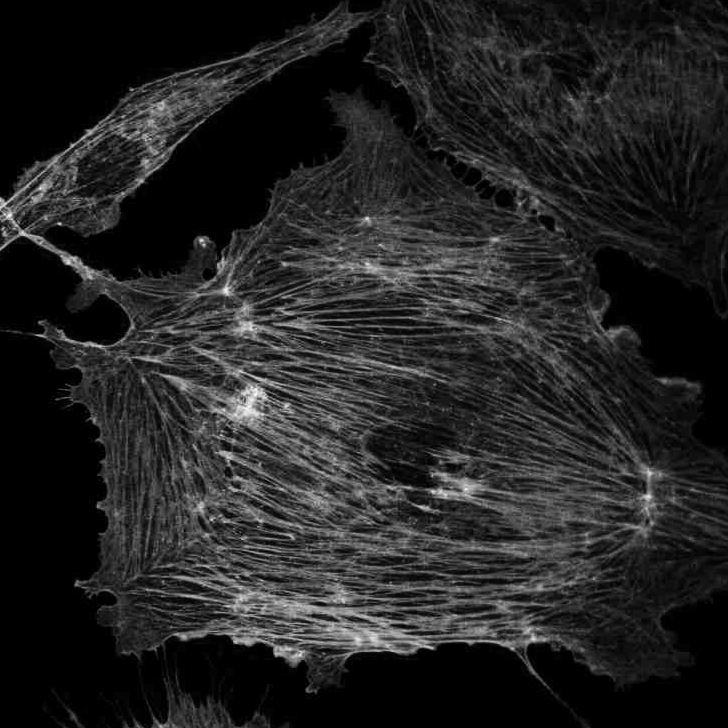
#> input picture orientationj-test-images/images/cell_aemisegger.tif, 728 x 728 px; its folder holds only this picture in this run
$ python make_gallery.py
#> lines starting #> are read from the running program, lines starting #| are printed output that depends on the picture; after the words box and inside, x2 and y2 are one past the last pixel; in counts of white or black regions, pixels touching at a corner belong together
### orientationj-python-port/orientationj.py
"""
orientationj.py — faithful NumPy port of the OrientationJ gradient structure tensor (GST).

Every step reproduces the Java source of the plugin, operation by operation:

  OrientationJ Analysis      -> analysis() and survey()
      orientation.Gradient.gradientSpline      cubic-spline gradient (plugin default)
      orientation.filters.Gaussian             IIR exponential-cascade Gaussian (9 pole pairs)
      orientation.StructureTensor              energy, orientation, coherency, ...
      orientation.ColorMapping.colorHSB        HSB color survey (java.awt.Color.HSBtoRGB)
  OrientationJ Distribution  -> distribution()
      orientation.OrientationResults.distribution   180 bins of 1 degree, [-90, +90]
  OrientationJ Vector Field  -> vector_field() and vector_segments()
      orientation.OrientationResults.displayVectorField

Conventions (identical to the plugin):
  - images are 2D, indexed image[y, x], x = column, y = row (pointing down on screen),
  - the spline gradient is gx[x] = 0.5 * (c[x-1] - c[x+1]) on the cubic-spline
    coefficients c, i.e. minus the analytical derivative; the tensor only uses
    products of gradients so the features are unaffected,
  - theta = 0.5 * atan2(2*Jxy, Jyy - Jxx) in [-pi/2, +pi/2], counter-clockwise
    from the horizontal axis of the displayed image, along the structures,
  - intermediate maps are rounded to float32 wherever the plugin stores them in a
    float buffer, so the numbers match the Java output to float precision.

Defaults are the plugin macro defaults: sigma = 1 (structure tensor), epsilon = 0.001,
min-coherency = 0 %, min-energy = 0 %, vector grid = 10, scale = 100 %, type = 0.

Daniel Sage, Biomedical Imaging Group, EPFL.
"""

import numpy as np
import pandas as pd
from scipy.signal import lfilter
import tifffile

EPSILON = 0.001            # OrientationParameters.epsilon
SPLINE_POLE = np.sqrt(3.0) - 2.0
SPLINE_GAIN = 6.0

__all__ = ['load', 'analysis', 'survey', 'distribution', 'distribution_table',
           'vector_field', 'vector_segments', 'gradient_spline', 'gaussian_smooth']


# ------------------------------------------------------------------ image I/O

def load(path):
    """Read a TIFF as a 2D float64 image[y, x] (raw pixel values, like ImageJ
    converting the image to 32-bit)."""
    image = tifffile.imread(path).astype(np.float64)
    if image.ndim != 2:
        raise ValueError(str(path) + ': expected a single 2D image, got shape '
                         + str(image.shape))
    return image


# --------------------------------------------- cubic-spline prefilter (CubicSpline.java)

def _spline_coefficients(signal):
    """doSymmetricalExponentialFilter along the last axis (c0 = 6, a = sqrt(3) - 2),
    with the plugin's truncated-mirror initialisation (epsilon = 1e-6)."""
    a = SPLINE_POLE
    n = signal.shape[-1]
    flat = signal.reshape(-1, n)

    # causal init: v = s[0] + sum_{k=1}^{k0-1} a^k s[k], k0 = ceil(ln 1e-6 / ln|a|)
    k0 = min(n, int(np.ceil(np.log(1e-6) / np.log(np.abs(a)))))
    weights = a ** np.arange(k0)
    init = flat[:, :k0] @ weights

    # causal: cp[k] = s[k] + a cp[k-1]
    causal_in = flat.copy()
    causal_in[:, 0] = init
    cp = lfilter([1.0], [1.0, -a], causal_in, axis=-1)

    # anti-causal: cn[n-1] = a/(a^2-1) (cp[n-1] + a cp[n-2]);  cn[k] = a (cn[k+1] - cp[k])
    cn = _anticausal(cp, a)
    return (SPLINE_GAIN * cn).reshape(signal.shape)


def _anticausal(cp, pole, init=None):
    """Backward recursion out[k] = pole * (out[k+1] - cp[k]) along the last axis."""
    if init is None:
        init = (pole / (pole * pole - 1.0)) * (cp[:, -1] + pole * cp[:, -2])
    reversed_in = cp[:, ::-1]
    zi = (init + pole * reversed_in[:, 0])[:, np.newaxis]
    out, _ = lfilter([-pole], [1.0, -pole], reversed_in, axis=-1, zi=zi)
    return out[:, ::-1]


# --------------------------------------------------- spline gradient (Gradient.java)

def gradient_spline(image):
    """Gradient.gradientSpline: gx, gy from the cubic-spline coefficients,
    gx[x] = 0.5 * (c[x-1] - c[x+1]), zero on the first/last column (row for gy).
    Returns float32 maps like the plugin's float buffers."""
    image = np.asarray(image).astype(np.float32).astype(np.float64)
    gx = np.zeros_like(image)
    gy = np.zeros_like(image)

    coef = _spline_coefficients(image)          # along x, row by row
    gx[:, 1:-1] = 0.5 * (coef[:, :-2] - coef[:, 2:])

    coef = _spline_coefficients(image.T).T      # along y, column by column
    gy[1:-1, :] = 0.5 * (coef[:-2, :] - coef[2:, :])

    return gx.astype(np.float32), gy.astype(np.float32)


# ------------------------------------------- Gaussian filter (filters/Gaussian.java)

def _gaussian_axis(flat, pole):
    """convolveIIR_TriplePole: 9 cascaded symmetric pole pairs along the last axis."""
    n = flat.shape[-1]
    passes = 9
    out = flat * ((1.0 - pole) * (1.0 - 1.0 / pole)) ** passes

    # weights of getInitialCausalCoefficientMirror (tolerance 1e-5, truncated horizon)
    horizon = min(n, 2 + int(np.log(1e-5) / np.log(np.abs(pole))))
    weights = np.zeros(n)
    weights[0] = 1.0
    weights[n - 1] += pole ** (n - 1)
    for k in range(1, horizon - 1):
        weights[k] += pole ** k + pole ** (2 * n - 2 - k)
    weights /= 1.0 - pole ** (2 * n - 2)

    for _ in range(passes):
        causal_in = out.copy()
        causal_in[:, 0] = out @ weights
        out = lfilter([1.0], [1.0, -pole], causal_in, axis=-1)
        init = (pole * out[:, -2] + out[:, -1]) * pole / (pole * pole - 1.0)
        out = _anticausal(out, pole, init=init)
    return out


def gaussian_smooth(image, sigma):
    """filters/Gaussian.java on one 2D image: separable IIR Gaussian, both axes."""
    if sigma <= 0:
        return image.copy()
    s2 = sigma * sigma
    pole = 1.0 + (3.0 / s2) - (np.sqrt(9.0 + 6.0 * s2) / s2)
    ny, nx = image.shape
    out = _gaussian_axis(image.T.reshape(-1, ny), pole).reshape(nx, ny).T  # along y
    out = _gaussian_axis(out.reshape(-1, nx), pole).reshape(ny, nx)        # along x
    return out


# --------------------------------------------- analysis (StructureTensor.java)

def analysis(image, sigma=1.0, epsilon=EPSILON):
    """OrientationJ Analysis with the cubic-spline gradient.

    sigma is the standard deviation of the Gaussian window of the structure
    tensor (the 'local window sigma' of the dialog; macro default 1).

    Returns a dict of float32 maps shaped like the input image:
      gx, gy, energy, orientation (radians), coherency
    """
    gx, gy = gradient_spline(image)

    dx = gx.astype(np.float64)
    dy = gy.astype(np.float64)
    dxx = dx * dx
    dxy = dx * dy
    dyy = dy * dy
    if sigma > 0:
        dxx = gaussian_smooth(dxx, sigma)
        dxy = gaussian_smooth(dxy, sigma)
        dyy = gaussian_smooth(dyy, sigma)

    return {'gx': gx, 'gy': gy,
            'energy': (dxx + dyy).astype(np.float32),
            'orientation': (0.5 * np.arctan2(2.0 * dxy, dyy - dxx)).astype(np.float32),
            'coherency': (np.sqrt((dyy - dxx) ** 2 + 4.0 * dxy * dxy)
                          / (dxx + dyy + epsilon)).astype(np.float32)}


# --------------------------------------- color survey (ColorMapping.colorHSB)

def _hsb_to_rgb(hue, sat, bri):
    """Vectorized java.awt.Color.HSBtoRGB (float32 in, uint8 out)."""
    hue = np.clip(hue, 0.0, 1.0).astype(np.float32)
    sat = np.clip(sat, 0.0, 1.0).astype(np.float32)
    bri = np.clip(bri, 0.0, 1.0).astype(np.float32)

    h6 = (hue - np.floor(hue)) * 6.0
    sector = np.floor(h6).astype(np.int32) % 6
    f = h6 - np.floor(h6)
    p = bri * (1.0 - sat)
    q = bri * (1.0 - sat * f)
    t = bri * (1.0 - sat * (1.0 - f))

    r = np.choose(sector, [bri, q, p, p, t, bri])
    g = np.choose(sector, [t, bri, bri, q, p, p])
    b = np.choose(sector, [p, p, t, bri, bri, q])
    rgb = np.stack([r, g, b], axis=-1)
    rgb = np.where(sat[..., np.newaxis] == 0, bri[..., np.newaxis], rgb)
    return (rgb * 255.0 + 0.5).astype(np.uint8)


def survey(image, features):
    """The default color survey of OrientationJ Analysis:
    hue = orientation, saturation = coherency, brightness = original image.
    Returns uint8 RGB, (ny, nx, 3)."""
    source = np.asarray(image)
    hue = (features['orientation'] + np.pi / 2.0) / np.pi
    lo, hi = source.min(), source.max()
    bri = (source - lo) / (hi - lo) if hi > lo else np.zeros_like(source)
    return _hsb_to_rgb(hue.astype(np.float32), features['coherency'],
                       bri.astype(np.float32))


# ------------------------------- distribution (OrientationResults.distribution)

def distribution(features, min_coherency=0.0, min_energy=0.0, mask=None):
    """OrientationJ Distribution: weighted-by-nothing pixel counts in 180 bins
    of 1 degree. min_coherency and min_energy are the dialog percentages (0-100);
    a pixel is selected when coherency >= min_coherency/100 and
    energy/max(energy) >= min_energy/100.

    mask restricts the count to a region of interest (nonzero = pixel counted).

    Returns (histo, angles, selected):
      histo    (180,) float counts,
      angles   the 180 bin centers, -89.5 ... +89.5 degrees,
      selected boolean map of the counted pixels.
    """
    coherency = features['coherency']
    energy = features['energy']

    energy_max = max(1e-4, float(energy.max()))
    selected = (coherency >= min_coherency / 100.0) \
        & (energy / energy_max >= min_energy / 100.0)
    if mask is not None:
        selected = selected & (np.asarray(mask) != 0)

    degrees = 90.0 + features['orientation'].astype(np.float64) * (180.0 / np.pi)
    bins = np.clip(np.floor(degrees).astype(np.int64), 0, 179)
    histo = np.bincount(bins[selected], minlength=180).astype(np.float64)

    angles = np.arange(180) - 89.5
    return histo, angles, selected


# [6 lines left out: function distribution_table, not called in this run]


# --------------------------- vector field (OrientationResults.displayVectorField)

def vector_field(features, grid=10, mask=None, min_mask_fraction=0.5):
    """OrientationJ Vector Field: block averages of the orientation vector
    (cos theta, sin theta), the coherency and the energy on a grid of
    grid x grid pixels. Out-of-image samples of partial border blocks count as
    orientation 0, coherency 0, energy 0, exactly like the plugin.

    mask restricts the field to a region of interest (nonzero = inside);
    a cell is kept when more than min_mask_fraction of its grid x grid area
    is masked.

    Returns the OJ-Vector-Field results table as a DataFrame with columns
    X, Y, Slice (always 0, kept for parity with the plugin's table), DX, DY,
    Orientation (degrees), Coherency, Energy.
    """
    orientation = features['orientation'].astype(np.float64)
    coherency = features['coherency'].astype(np.float64)
    energy = features['energy'].astype(np.float64)
    ny, nx = orientation.shape

    energy_max = float(energy.max())
    if energy_max <= 0:
        return pd.DataFrame(columns=['X', 'Y', 'Slice', 'DX', 'DY',
                                     'Orientation', 'Coherency', 'Energy'])

    xstart = (nx - (nx // grid) * grid) // 2
    ystart = (ny - (ny // grid) * grid) // 2
    xblocks = len(range(xstart, nx, grid))
    yblocks = len(range(ystart, ny, grid))

    # pad to whole blocks; outside pixels give cos(0) = 1, sin(0) = 0, coh = ene = 0
    pad_y = ystart + yblocks * grid - ny
    pad_x = xstart + xblocks * grid - nx

    def block_mean(a, constant=0.0):
        padded = np.pad(a, ((0, pad_y), (0, pad_x)), constant_values=constant)
        blocks = padded[ystart:, xstart:].reshape(yblocks, grid, xblocks, grid)
        return blocks.mean(axis=(1, 3))

    dx = block_mean(np.cos(orientation), constant=1.0)
    dy = block_mean(np.sin(orientation))
    coh = block_mean(coherency)
    ene = block_mean(energy)

    angle = np.degrees(np.arctan2(dy, dx))
    angle = np.where(angle < -90.0, angle + 180.0, angle)
    angle = np.where(angle > 90.0, angle - 180.0, angle)

    ys, xs = np.mgrid[0:yblocks, 0:xblocks]
    keep = (ene > 0) & (coh > 0)
    if mask is not None:
        mask_fraction = block_mean((np.asarray(mask) != 0).astype(np.float64))
        keep = keep & (mask_fraction > min_mask_fraction)
    return pd.DataFrame({
        'X': (xstart + xs * grid + grid // 2)[keep],
        'Y': (ystart + ys * grid + grid // 2)[keep],
        'Slice': 0,
        'DX': -dx[keep],
        'DY': dy[keep],
        'Orientation': angle[keep],
        'Coherency': coh[keep],
        'Energy': ene[keep] / energy_max,
    })


def vector_segments(table, grid=10, scale=100.0, vector_type=0):
    """The overlay segments of the vector field, one line per grid cell.

    vector_type sets the length like the dialog: 0 constant, 1 ~ energy,
    2 ~ coherency, 3 ~ energy * coherency.
    Returns (x1, y1, x2, y2) arrays in pixel coordinates.
    """
    radius = scale / 100.0 * grid * 0.5
    length = np.full(len(table), radius)
    if vector_type == 1:
        length = radius * table['Energy'].to_numpy()
    elif vector_type == 2:
        length = radius * table['Coherency'].to_numpy()
    elif vector_type == 3:
        length = radius * (table['Energy'] * table['Coherency']).to_numpy()

    # the table holds DX = -dx of the drawing code
    dx = -table['DX'].to_numpy()
    dy = table['DY'].to_numpy()
    x1 = np.round(table['X'] + length * dx).astype(int)
    y1 = np.round(table['Y'] - length * dy).astype(int)
    x2 = np.round(table['X'] - length * dx).astype(int)
    y2 = np.round(table['Y'] + length * dy).astype(int)
    return x1, y1, x2, y2

### orientationj-python-port/make_gallery.py
"""Gallery of the OrientationJ test images, rendered with the Python port.

For every image of ../orientationj-test-images: one 2 x 4 panel figure --
image, mask, orientation, coherency, energy, color survey, orientation
distribution inside the mask, vector field -- written to
../orientationj-test-images/results/<name>.png (analysis sigma = 1, the
plugin default).

Run:  python3 make_gallery.py
"""
import glob
import os

import numpy as np
import matplotlib
matplotlib.use('Agg')
import matplotlib.pyplot as plt
import tifffile

import orientationj as oj

SIGMA = 1.0
INPUT = os.path.join('..', 'orientationj-test-images')
GALLERY = os.path.join(INPUT, 'results')
os.makedirs(GALLERY, exist_ok=True)

plt.rcParams.update({
    'figure.facecolor': 'white', 'font.size': 10, 'axes.titlesize': 10,
    'axes.spines.top': False, 'axes.spines.right': False,
    'axes.edgecolor': '#cfcec6', 'grid.color': '#e8e8e4', 'grid.linewidth': 0.8,
    'text.color': '#3a3a37', 'axes.labelcolor': '#3a3a37',
    'xtick.color': '#6b6a63', 'ytick.color': '#6b6a63'})

for path in sorted(glob.glob(os.path.join(INPUT, 'images', '*.tif'))):
    name = os.path.basename(path)[:-4]
    image = oj.load(path)
    mask = tifffile.imread(os.path.join(INPUT, 'masks', name + '.tif')) > 0
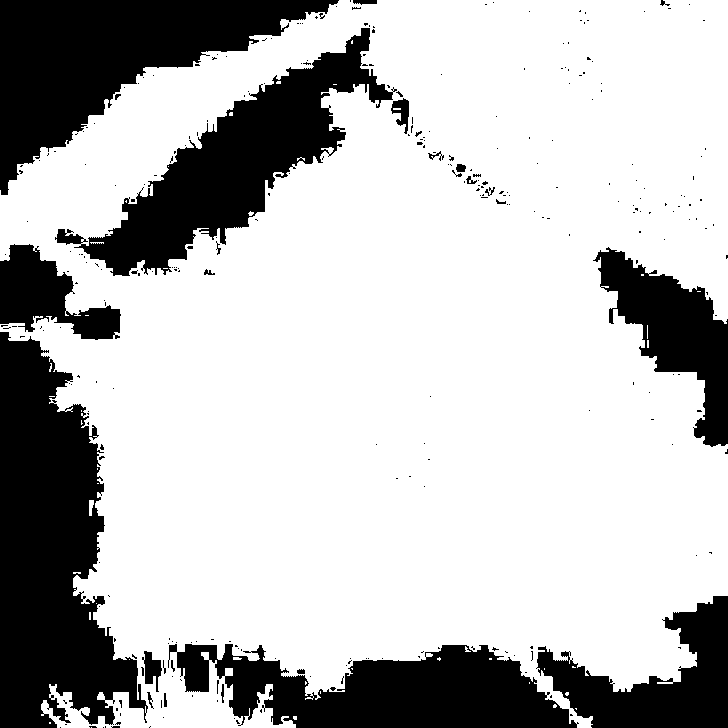
#> mask: shape (728, 728) bool; 73.7% white; 303 black regions (278 under 20 px), largest, box (x1, y1, x2, y2) and area: (0, 332, 148, 728) 35562, (0, 0, 339, 195) 27247, (55, 28, 397, 276) 24234
    features = oj.analysis(image, sigma=SIGMA)
#> in _spline_coefficients, `init = flat[:, :k0] @ weights`: init = 728 values, max 182.5 at index 200, min -1.38 at index 225, mean 5.1
#> in _anticausal, `init = (pole / (pole * pole - 1.0)) * (cp[:, -1] + pole * cp[:, -2])`: init = 728 values, max 10.69 at index 497, min -0.374 at index 319, mean 1.88
#> in _anticausal, `reversed_in = cp[:, ::-1]`:
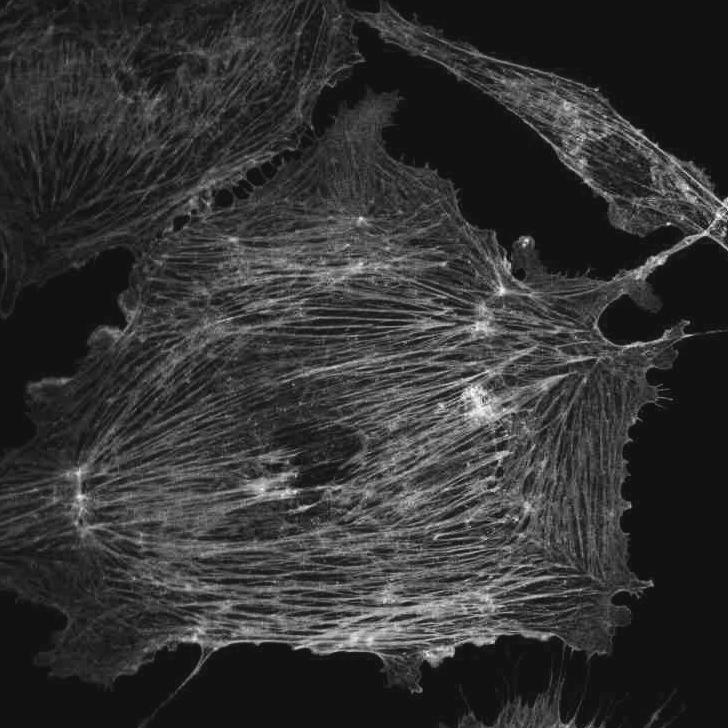
#> reversed_in: shape (728, 728) float64; min -15.04, max 200.3, mean 28.1; drawn with min black and max white
#> in _anticausal, `zi = (init + pole * reversed_in[:, 0])[:, np.newaxis]`: zi = 728 values, max 0.0783 at index 258, min -2.85 at index 497, mean -0.553
#> in _spline_coefficients (call 2), `flat = signal.reshape(-1, n)`:
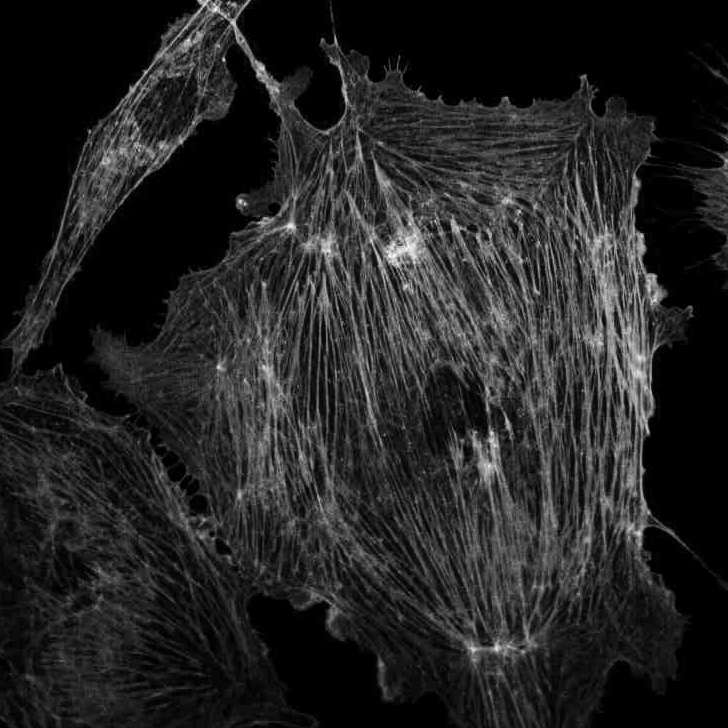
#> flat: shape (728, 728) float64; min 0, max 252, mean 35.6
#> in _spline_coefficients (call 2), `init = flat[:, :k0] @ weights`: init = 728 values, max 45.23 at index 429, min -0.249 at index 338, mean 7.37
#> call 2 of _anticausal, with pole = -0.268
#> in _anticausal (call 2), `init = (pole / (pole * pole - 1.0)) * (cp[:, -1] + pole * cp[:, -2])`: init = 728 values, max 28.19 at index 161, min -0.772 at index 273, mean 2.2
#> in _anticausal (call 2), `reversed_in = cp[:, ::-1]`:
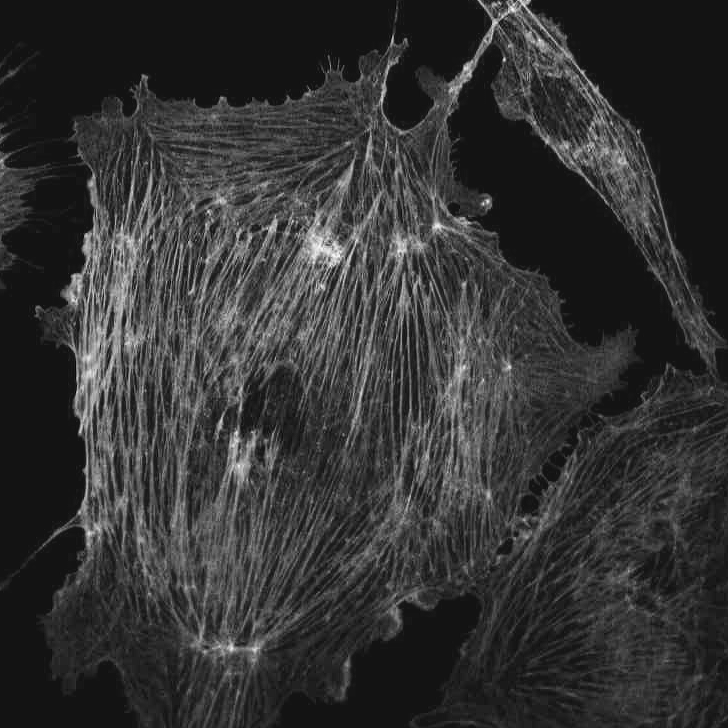
#> reversed_in: shape (728, 728) float64; min -16.74, max 203, mean 28.1; drawn with min black and max white
#> in _anticausal (call 2), `zi = (init + pole * reversed_in[:, 0])[:, np.newaxis]`: zi = 728 values, max 0.363 at index 130, min -9.25 at index 160, mean -0.539
#> in _anticausal (call 2), `return out[:, ::-1]`:
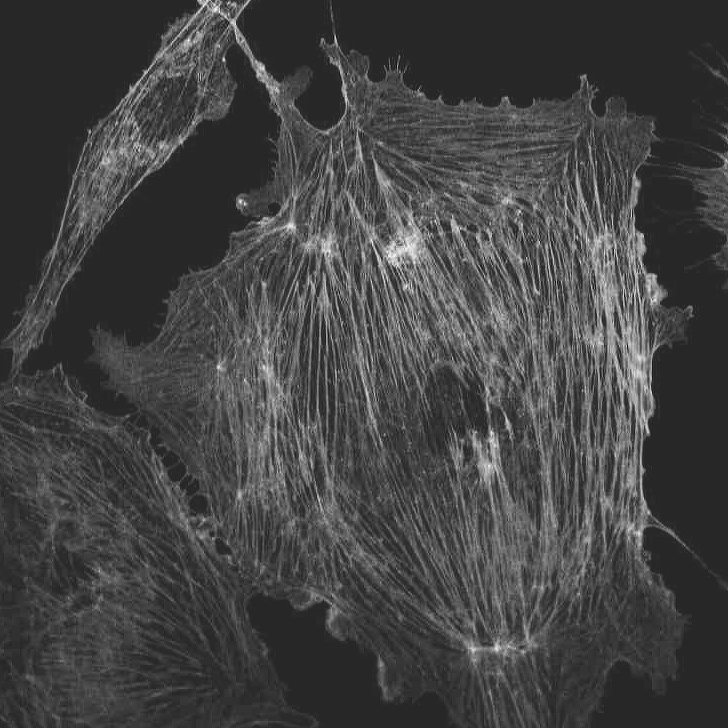
#> returned value: shape (728, 728) float64; min -8.25, max 45.01, mean 5.9; drawn with min black and max white
#> in gradient_spline, `gy[1:-1, :] = 0.5 * (coef[:-2, :] - coef[2:, :])`:
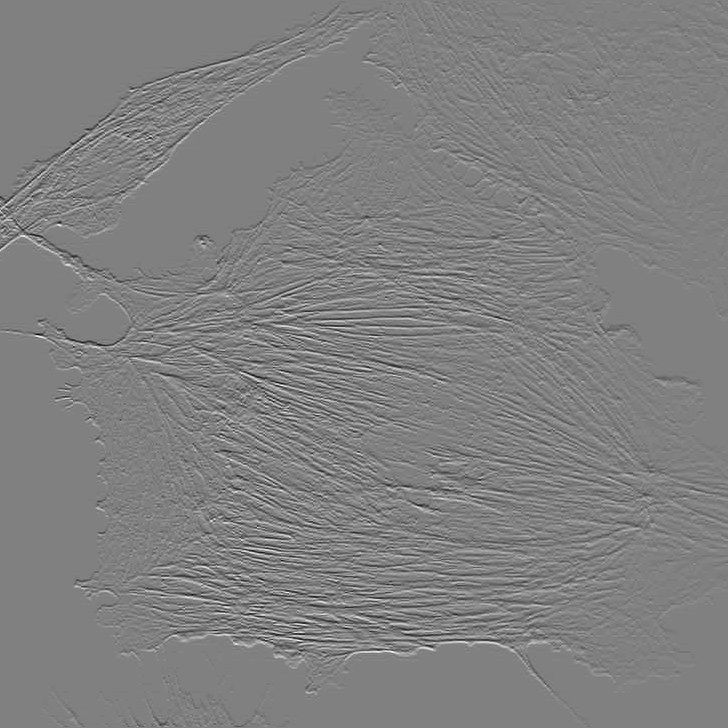
#> gy: shape (728, 728) float64; min -125, max 123.2, mean 0; drawn with min black and max white
#> in analysis, `dxx = dx * dx`:
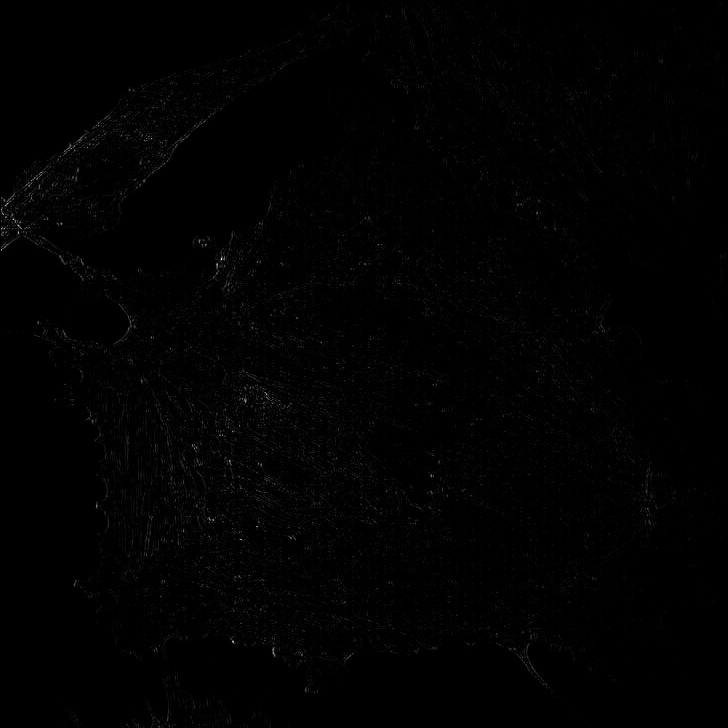
#> dxx: shape (728, 728) float64; min 0, max 11265.6, mean 77.7; drawn with min black and max white
#> (the rest of the program and of its run is left out)
